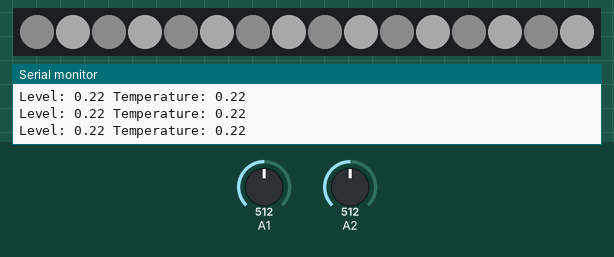
Recording of a sketch running on a simulated Arduino Uno, built with avr-gcc and run on an emulated ATmega328P. On the bench: 16 RGB LEDs in strip order, left to right, the last lines printed to the serial monitor. Inputs (shaded band) come from the test bench; at power-on: A1 = 512, A2 = 512. Dim RGB values are drawn brighter than linear.

Above: at 1.2 s.
1.3 s: A1 set to 716
At 2.3 s:
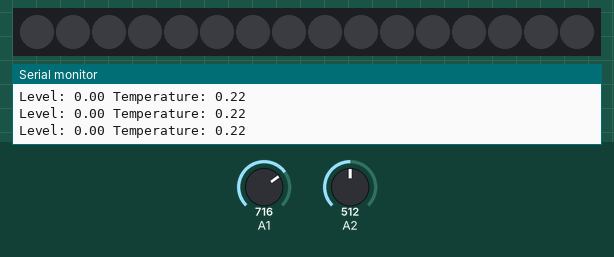
2.8 s: A1 set to 306
At 3.5 s:
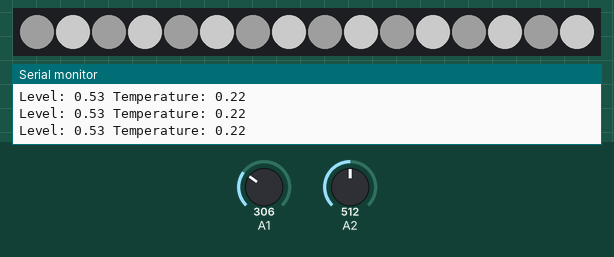
4.3 s: A2 set to 716
At 4.7 s:
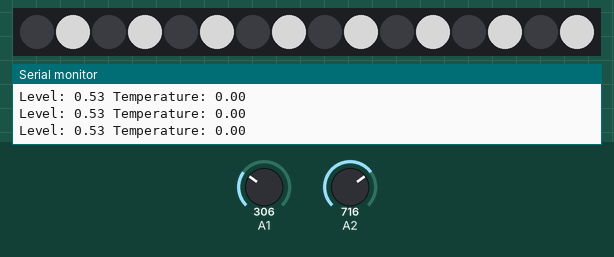
5.8 s: A2 set to 306
At 7.0 s:
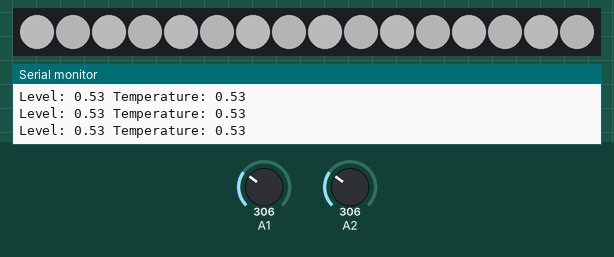
7.3 s: A1 set to 245
8.8 s: A2 set to 245
Timing chart, 0 to 11.3 s (numbered marks = the images above; inputs shaded):
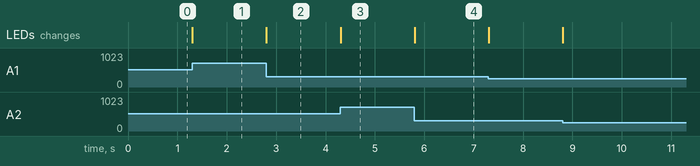

Measured:
- after the input at 1.3 s, the LEDs: change at once (image 1)
- after the input at 2.8 s, the LEDs: change at once (image 2)
- after the input at 4.3 s, the LEDs: change at once (image 3)
- after the input at 5.8 s, the LEDs: change at once (image 4)

The sketch:

HappySADLamp.ino
```cpp
#include <Adafruit_NeoPixel.h>

float lightLevel = 0;
float colorTemperature = 0;

int pinAddressable = 3;
int numberStrips = 16;
Adafruit_NeoPixel pixels(numberStrips, pinAddressable, NEO_GRB + NEO_KHZ800);

void setup() {
	Serial.begin(115200);
	Serial.println("Start HappySADLamp");
	pixels.begin();
}

void checkLightLevelPot() {
	int potLightLevel = analogRead(A1);
	// Scale inverted pot 0-3.7V (0-780)
	potLightLevel = map(potLightLevel, 660, 0, 0, 255);
	// Avoid negative nambers due to voltage differences when scaling
	potLightLevel = max(potLightLevel, 0);
	lightLevel = potLightLevel/255.0f;

	int potTemperature = analogRead(A2);
	// Scale inverted pot 0-3.7V (0-780)
	potTemperature = map(potTemperature, 660, 0, 0, 255);
	// Avoid negative nambers due to voltage differences when scaling
	potTemperature = max(potTemperature, 0);
	colorTemperature = potTemperature/255.0f;
}

void tick() {
	int stripLevelCool = 255 * lightLevel * (1-colorTemperature);
	int stripLevelWarm = 255 * lightLevel * colorTemperature;
	for(int i=0; i<numberStrips; i++) {
		//int b = 255 * lightLevel;
		//b = 80;
		if (i % 2 == 0) {
			pixels.setPixelColor(i, pixels.Color(stripLevelWarm, stripLevelWarm, stripLevelWarm));
		} else {
			pixels.setPixelColor(i, pixels.Color(stripLevelCool, stripLevelCool, stripLevelCool));
		}
	}
    pixels.show();
}

void loop() {
	checkLightLevelPot();
	tick();
	delay(2);
	Serial.print("Level: ");
	Serial.print(lightLevel);
	Serial.print(" Temperature: ");
	Serial.println(colorTemperature);
}
```
